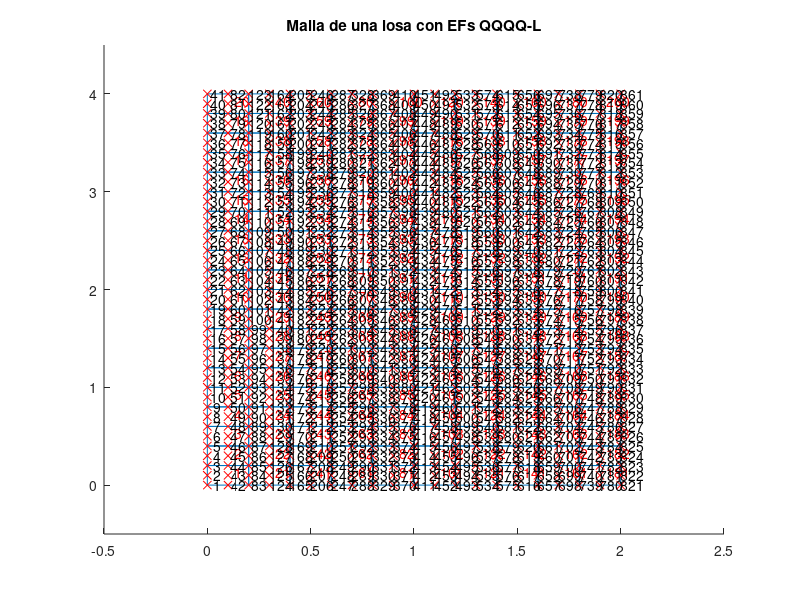

This figure's MATLAB source: (Note: this script raises an error after producing the figure.)
%% Calculo de los desplazamientos verticales y angulos de giro, las 
% reacciones, los momentos flectores y las fuerzas cortantes en una losa de
% Mindlin utilizando los elementos finitos de placa "QQQQ-L"

%%
clear, clc, close all   % borro la memoria, la pantalla y las figuras

%% defino las variables/constantes
X = 1; Y = 2;        % un par de constantes que ayudaran en la 
ww= 1; tx= 2; ty= 3; % lectura del codigo
E  = 210e9;          % modulo de elasticidad del solido (Pa) = 210GPa
nu = 0.3;            % coeficiente de Poisson
t  = 0.05;           % espesor de la losa (m)
qdistr = -10000;     % carga (N/m^2)

% Definimos la geometria de la losa (creada con "generar_malla_losa.m")
load malla_losa
% ya tenemos en la memoria las variables
% xnod - posicion (x,y) de los nodos
% LaG  - definicion de elementos finitos con respecto a nodos

nef   = size(LaG,1);  % numero de EFs (numero de filas de LaG)
nnoef = size(LaG,2);  % numero de nodos por EF
nno   = size(xnod,1); % numero de nodos (numero de filas de xnod)
ngdl  = 3*nno;        % numero de grados de libertad (tres por nodo)

gdl  = [(1:3:ngdl)' (2:3:ngdl)' (3:3:ngdl)']; % nodos vs grados de libertad

%% Se dibuja la malla de elementos finitos
figure; 
hold on;
for e = 1:nef
   line(xnod(LaG(e,[1:8 1]),X), xnod(LaG(e,[1:8 1]),Y));
   
   % Calculo la posicion del centro de gravedad del elemento finito
   cgx = mean(xnod(LaG(e,:), X));
   cgy = mean(xnod(LaG(e,:), Y));
   text(cgx+0.03, cgy+0.03, num2str(e), 'Color', [1 0 0]);
end
plot(xnod(:,X), xnod(:,Y), 'rx');
text(xnod(:,X), xnod(:,Y), num2str((1:nno)'));
axis([-0.5, 2.5, -0.5, 4.5])
title('Malla de una losa con EFs QQQQ-L');

%% Se cargan las funciones de forma junto con sus derivadas
% Se cargan las funciones de forma del elemento lagrangiano de 9 nodos 
% junto con sus derivadas con respecto a xi y a eta
funciones_forma_lagrangiano_9_nodos    % Nforma, dN_dxi, dN_deta

%% parametros de la cuadratura de Gauss-Legendre (INTEGRACION COMPLETA)
% se asumira aqui el mismo orden de la cuadratura tanto en la direccion de
% xi como en la direccion de eta

%% Cuadratura de GL para la integracion de Kb y Ks
n_gl = 3;
n_gl_b = n_gl; % orden de la cuadratura de GL para la integracion de Kb
n_gl_s = n_gl; % orden de la cuadratura de GL para la integracion de Ks

[x_gl_b, w_gl_b]  = gausslegendre_quad(n_gl_b);
[x_gl_s, w_gl_s]  = gausslegendre_quad(n_gl_s);

%% matrices constitutivas del elemento
Db = (E/(1-nu^2))* [ 1    nu   0
                     nu   1    0
                     0    0    (1-nu)/2 ];              
G = E/(2*(1+nu));  % modulo de rigidez
alpha = 5/6;       % coeficiente de distorsion transversal de la losa de RM
Ds = diag([alpha*G, alpha*G]);
               
Dbg = (t^3/12)*Db; % matriz constitutiva generalizada de flexion
Dsg = t*Ds;        % matriz constitutiva generalizada de cortante

%% se reserva la memoria RAM de diferentes variables
K   = sparse(ngdl,ngdl); % matriz de rigidez global como RALA (sparse)
f   = zeros(ngdl,1);     % vector de fuerzas nodales equivalentes global
idx = cell(nef, 1);      % grados de libertad de cada elemento finito

% en los siguientes contenedores se almacenara la matriz respectiva para 
% cada punto de integracion: 
NN = cell(nef,n_gl_b,n_gl_b); % matrices de funciones de forma calculadas con n_gl_b puntos de integracion
Bb = cell(nef,n_gl_b,n_gl_b); % matrices de deformacion generalizada de flexion
Bs = cell(nef,n_gl_s,n_gl_s); % matrices de deformacion generalizada de cortante

%% se ensambla la matriz de rigidez global K y el vector de fuerzas nodales
%% equivalentes global f
for e = 1:nef      % ciclo sobre todos los elementos finitos
   xe = xnod(LaG(e,:),X);   
   ye = xnod(LaG(e,:),Y);    
    
   %% se calculan las matrices de rigidez de flexion Kb y cortante Ks del elemento e 
   Kbe = zeros(3*nnoef);
   Kse = zeros(3*nnoef); 
   det_Je = zeros(n_gl); % Jacobianos con n_gl puntos de integracion   
   for p = 1:n_gl
      for q = 1:n_gl
         xi_gl  = x_gl_b(p);
         eta_gl = x_gl_b(q);
         
         [Bb{e,p,q}, det_Je(p,q), Je_pq] = Bb_RM(xi_gl, eta_gl, xe, ye, dN_dxi, dN_deta);
         Bs{e,p,q} = Bs_QQQQ_L(xi_gl, eta_gl, xe, ye, Nforma, dN_dxi, dN_deta, Je_pq);

         % se arma la matriz de rigidez del elemento e
         Kbe = Kbe + Bb{e,p,q}'*Dbg*Bb{e,p,q}*det_Je(p,q)*w_gl_b(p)*w_gl_b(q);
         Kse = Kse + Bs{e,p,q}'*Dsg*Bs{e,p,q}*det_Je(p,q)*w_gl_s(p)*w_gl_s(q);         
      end
   end
   
   %% se calcula la matriz NN
   Mbe = zeros(3*nnoef); % matriz que se utiliza en el calculo de fe   
   for p = 1:n_gl_b
      for q = 1:n_gl_b
         xi_gl  = x_gl_b(p);
         eta_gl = x_gl_b(q);
         % Se evaluan las funciones de forma en los puntos de integracion
         % de Gauss-Legendre
         N = Nforma(xi_gl, eta_gl);
         
         % Se ensambla la matriz de funciones de forma N
         NN{e,p,q} = zeros(3,3*nnoef);
         for i = 1:nnoef            
            NN{e,p,q}(:,3*i-2:3*i) = diag([N(i) N(i) N(i)]);
         end
   
         % matriz requerida para calcular el vector de fuerzas nodales 
         % equivalentes (se utiliza la integracion completa)
         Mbe = Mbe + NN{e,p,q}'*NN{e,p,q}*det_Je(p,q)*w_gl_b(p)*w_gl_b(q);                                              % REVISAR !!!!!!!!!!!!!!!!   
      end
   end  
   
   %% se calcula el vector de fuerzas nodales equivalentes del elemento e      
   xa = xnod(LaG(e,1),X);   ya = xnod(LaG(e,1),Y);
   xb = xnod(LaG(e,5),X);   yb = xnod(LaG(e,5),Y);
   if (xa >= 0.9999 && xb <= 1.601) && (ya >= 0.9999 && yb <= 2.001)
      ffe = zeros(nnoef, 3); ffe(:,ww) = qdistr;
      ffe = reshape(ffe', 3*nnoef,1);                                                                                   % REVISAR !!!!!!!!!!!!!
   else
      ffe = zeros(3*nnoef,1);
   end  
   fe = Mbe*ffe;   
   
   %% se asocian los grados de libertad del elemento locales a los globales
   idx{e} = [ gdl(LaG(e,1),:)  gdl(LaG(e,2),:)  gdl(LaG(e,3),:)  ...
              gdl(LaG(e,4),:)  gdl(LaG(e,5),:)  gdl(LaG(e,6),:) ...
              gdl(LaG(e,7),:)  gdl(LaG(e,8),:)  gdl(LaG(e,9),:) ];

   %% se procede al ensamblaje
   K(idx{e},idx{e}) = K(idx{e},idx{e}) + Kbe + Kse;
   f(idx{e})        = f(idx{e}) + fe;
end

%% Muestro la configuracion de la matriz K (K es rala)
figure
spy(K);
title('Los puntos representan los elementos diferentes de cero')

%% grados de libertad del desplazamiento conocidos y desconocidos

% determino los grados de libertad correspondientes a los bordes
lado_x0 = find(abs(xnod(:,X) - 0) < 1e-4);     
lado_y0 = find(abs(xnod(:,Y) - 0) < 1e-4);
lado_x2 = find(abs(xnod(:,X) - 2) < 1e-4);     
lado_y4 = find(abs(xnod(:,Y) - 4) < 1e-4);

c = [ gdl(lado_x0,ww); gdl(lado_x0,ty); 
      gdl(lado_x2,ww); gdl(lado_x2,ty);
      gdl(lado_y0,ww); gdl(lado_y0,tx);
      gdl(lado_y4,ww); gdl(lado_y4,tx) ];

d = setdiff(1:ngdl,c)';

% f = vector de fuerzas nodales equivalentes
% q = vector de fuerzas nodales de equilibrio del elemento
% a = desplazamientos

%| qd   |   | Kcc Kcd || ac |   | fd |  Recuerde que qc = 0
%|      | = |         ||    | - |    |
%| qc=0 |   | Kdc Kdd || ad |   | fc | 

%% extraigo las submatrices y especifico las cantidades conocidas
Kcc = K(c,c); Kcd = K(c,d); fd = f(c);
Kdc = K(d,c); Kdd = K(d,d); fc = f(d);

% f = vector de fuerzas nodales equivalentes
% q = vector de fuerzas nodales de equilibrio del elemento
% a = desplazamientos
ac = zeros(length(c),1); % desplazamientos conocidos en contorno

%% resuelvo el sistema de ecuaciones
ad = Kdd\(fc-Kdc*ac);        % calculo desplazamientos desconocidos
qd = Kcc*ac + Kcd*ad - fd;   % calculo fuerzas de equilibrio desconocidas
a = nan(ngdl,1);     a(c) = ac;   a(d) = ad; % desplazamientos
q = zeros(ngdl,1);   q(c) = qd;              % fuerzas nodales equivalentes

%% imprimo los resultados
vect_mov = reshape(a,3,nno)'; % vector de movimientos
%{
format short g
disp('Desplazamientos nodales                      ');
disp('~~~~~~~~~~~~~~~~~~~~~~~~~~~~~~~~~~~~~~~~~~~~~');
for i = 1:nno
   fprintf('Nodo %3d: w = %12.4g m, tx = %12.4g rad, ty = %12.4g rad\n', ...
      i, vect_mov(i,ww), vect_mov(i,tx), vect_mov(i,ty));
end

disp(' ');
disp('Fuerzas nodales de equilibrio (solo se imprimen los diferentes de cero)');
disp('~~~~~~~~~~~~~~~~~~~~~~~~~~~~~~~~~~~~~~~~~~~~~~~~~~~~~~~~~~~~~~~~~~~~~~~');
q = reshape(q,3,nno)';
for i = 1:nno   
   if ~isequal(q(i,:),[0 0 0])
      fprintf('Nodo %3d W = %12.4g N, Mx = %12.4g N-m, My = %12.4g N-m\n', ...
         i, q(i,ww), q(i,tx), q(i,ty));
   end
end
%}

%% Se dibuja el plano medio de la malla de elementos finitos y las deformaciones de esta
escala = 5000;            % factor de escalamiento de la deformada
xdef   = escala*vect_mov; % posicion de la deformada
figure; 
hold on; 
grid on;
colorbar
for e = 1:nef
   fill3(xnod(LaG(e,[1:8 1]),X), ...
         xnod(LaG(e,[1:8 1]),Y), ...
         xdef(LaG(e,[1:8 1]),ww),...
         xdef(LaG(e,[1:8 1]),ww)); %deformada
end
daspect([1 1 1]); % similar a "axis equal", pero en 3D
axis tight
%colorbar('YTick',-0.6:0.05:0)
title(sprintf('Deformada escalada %d veces', escala), 'FontSize', 20);
colormap jet
view(3);

%% Se dibuja de la malla de elementos finitos y las deformaciones de esta
figure; 
hold on; 
grid on;
colorbar
for e = 1:nef
   dibujar_EF_Q89_RM(xnod(LaG(e,:),X), xnod(LaG(e,:),Y), ...
      Nforma, a(idx{e}), t, escala, escala);
end
daspect([1 1 1]); % similar a "axis equal", pero en 3D
axis tight
title(sprintf('Deformada escalada %d veces', escala), 'FontSize', 20);
colormap jet
view(3);

%% En los puntos de integracion de Gauss-Legendre calcular:
%% El vector de momentos flectores y torsores (2x2)
%% El vector de fuerzas cortantes (1x1 o 2x2)
n_gl_b = 2; [x_gl_b, w_gl_b]  = gausslegendre_quad(n_gl_b);

% Observe que n_gl_s = 1; interpola mal la fuerza cortante.
n_gl_s = 2; [x_gl_s, w_gl_s]  = gausslegendre_quad(n_gl_s);

%% se calcula de nuevo Bb y Bs en cada punto de GL
Bb = cell(nef,n_gl_b,n_gl_b); % matrices de deformacion generalizada de flexion
Bs = cell(nef,n_gl_s,n_gl_s); % matrices de deformacion generalizada de cortante
for e = 1:nef      % ciclo sobre todos los elementos finitos
    xe = xnod(LaG(e,:),X);
    ye = xnod(LaG(e,:),Y);
    
    %% se calcula la matrix Bb en los puntos de integracion de GL para el
    % calculo de los momentos flectores y torsores
    for p = 1:n_gl_b
        for q = 1:n_gl_b
            xi_gl  = x_gl_b(p);
            eta_gl = x_gl_b(q);
            Bb{e,p,q} = Bb_RM(xi_gl, eta_gl, xe, ye, dN_dxi, dN_deta);
        end
    end
    
    %% se calcula la matrix Bs en los puntos de integracion de GL para el
    % calculo de las fuerzas cortantes
    for p = 1:n_gl_s
        for q = 1:n_gl_s
            xi_gl  = x_gl_s(p);
            eta_gl = x_gl_s(q);
            Bs{e,p,q} = Bs_RM(xi_gl, eta_gl, xe, ye, Nforma, dN_dxi, dN_deta);
        end
    end
end

%% Se calculan los momentos y las fuerzas en los puntos de GL
sigmag_b = cell(nef, n_gl_b, n_gl_b); % momentos flectores y torsores
sigmag_s = cell(nef, n_gl_s, n_gl_s); % fuerzas cortantes
for e = 1:nef               % ciclo sobre todos los elementos finitos
   for p = 1:n_gl_b
      for q = 1:n_gl_b
         sigmag_b{e,p,q} = Dbg*Bb{e,p,q}*a(idx{e});
      end
   end
   
   for p = 1:n_gl_s
      for q = 1:n_gl_s
         sigmag_s{e,p,q} = Dsg*Bs{e,p,q}*a(idx{e});
      end
   end
end

%% Se extrapolan los momentos flectores y fuerzas cortantes a los nodos
%% Se extrapolan los esfuerzos y las deformaciones a los nodos
num_elem_ady = zeros(nno,1);  % numero de elementos adyacentes
Mx  = zeros(nno,1);  Qx = zeros(nno,1);
My  = zeros(nno,1);  Qy = zeros(nno,1);
Mxy = zeros(nno,1);

% matriz de extrapolacion de esfuerzos para un elemento lagrangiano de 9
% nodos
A = [ ... 
   3^(1/2)/2 + 1,            -1/2,            -1/2,   1 - 3^(1/2)/2
 3^(1/2)/4 + 1/4, 1/4 - 3^(1/2)/4, 3^(1/2)/4 + 1/4, 1/4 - 3^(1/2)/4
            -1/2,   1 - 3^(1/2)/2,   3^(1/2)/2 + 1,            -1/2
 1/4 - 3^(1/2)/4, 1/4 - 3^(1/2)/4, 3^(1/2)/4 + 1/4, 3^(1/2)/4 + 1/4
   1 - 3^(1/2)/2,            -1/2,            -1/2,   3^(1/2)/2 + 1
 1/4 - 3^(1/2)/4, 3^(1/2)/4 + 1/4, 1/4 - 3^(1/2)/4, 3^(1/2)/4 + 1/4
            -1/2,   3^(1/2)/2 + 1,   1 - 3^(1/2)/2,            -1/2
 3^(1/2)/4 + 1/4, 3^(1/2)/4 + 1/4, 1/4 - 3^(1/2)/4, 1/4 - 3^(1/2)/4
             1/4,             1/4,             1/4,             1/4 ];

for e = 1:nef
   Mx(LaG(e,:),:)  = Mx(LaG(e,:),:)  + A * [ sigmag_b{e,1,1}(1)
                                             sigmag_b{e,1,2}(1)
                                             sigmag_b{e,2,1}(1)
                                             sigmag_b{e,2,2}(1) ];

   My(LaG(e,:),:)  = My(LaG(e,:),:)  + A * [ sigmag_b{e,1,1}(2)
                                             sigmag_b{e,1,2}(2)
                                             sigmag_b{e,2,1}(2)
                                             sigmag_b{e,2,2}(2) ];

   Mxy(LaG(e,:),:) = Mxy(LaG(e,:),:) + A * [ sigmag_b{e,1,1}(3)
                                             sigmag_b{e,1,2}(3)
                                             sigmag_b{e,2,1}(3)
                                             sigmag_b{e,2,2}(3) ];

   switch n_gl_s
     case 1
       Qx(LaG(e,:),:) = Qx(LaG(e,:),:) + sigmag_s{e}(1);
       Qy(LaG(e,:),:) = Qy(LaG(e,:),:) + sigmag_s{e}(2);
     case 2
       Qx(LaG(e,:),:)  = Qx(LaG(e,:),:)  + A * [ sigmag_s{e,1,1}(1)
                                                 sigmag_s{e,1,2}(1)
                                                 sigmag_s{e,2,1}(1)
                                                 sigmag_s{e,2,2}(1) ];

       Qy(LaG(e,:),:)  = Qy(LaG(e,:),:)  + A * [ sigmag_s{e,1,1}(2)
                                                 sigmag_s{e,1,2}(2)
                                                 sigmag_s{e,2,1}(2)
                                                 sigmag_s{e,2,2}(2) ];
   end                                         

   num_elem_ady(LaG(e,:),:) = num_elem_ady(LaG(e,:),:) + 1;
end

%% Alisado (promedio de los esfuerzos en los nodos)
Mx  =  Mx./num_elem_ady;
My  =  My./num_elem_ady;
Mxy = Mxy./num_elem_ady;
Qx  =  Qx./num_elem_ady;  
Qy  =  Qy./num_elem_ady;

%% Se grafican los momentos
figure
subplot(1,3,1); plot_M_or_Q(nef, xnod, LaG, Mx,  'Momentos Mx (N-m/m)');
subplot(1,3,2); plot_M_or_Q(nef, xnod, LaG, My,  'Momentos My (N-m/m)');
subplot(1,3,3); plot_M_or_Q(nef, xnod, LaG, Mxy, 'Momentos Mxy (N-m/m)');

%% Se grafican los cortantes
figure
subplot(1,2,1); plot_M_or_Q(nef, xnod, LaG, Qx,  'Cortantes Qx (N/m)');
subplot(1,2,2); plot_M_or_Q(nef, xnod, LaG, Qy,  'Cortantes Qy (N/m)');

%% Se calculan y grafican para cada elemento los momentos principales y
%% sus direcciones
Mt_max = sqrt(((Mx-My)/2).^2 + Mxy.^2); % momento torsion maximo
Mf1_xy = (Mx+My)/2 + Mt_max;            % momento flector maximo
Mf2_xy = (Mx+My)/2 - Mt_max;            % momento flector minimo
ang  = 0.5*atan2(2*Mxy, Mx-My);         % angulo de inclinacion de Mf1_xy

%% Mf1_xy, Mf2_xy, Mt_max
figure
subplot(1,3,1); plot_M_or_Q(nef, xnod, LaG, Mf1_xy, 'Mf1_{xy} (N-m/m)', { ang })
subplot(1,3,2); plot_M_or_Q(nef, xnod, LaG, Mf2_xy, 'Mf2_{xy} (N-m/m)', { ang+pi/2 })
subplot(1,3,3); plot_M_or_Q(nef, xnod, LaG, Mt_max, 'Mt_{max} (N-m/m)', { ang+pi/4, ang-pi/4 })

%% Se calculan y grafican los cortantes maximos, junto con su angulo de inclinacion
Q_max = hypot(Qx, Qy);
ang   = atan2(Qy, Qx);

figure
plot_M_or_Q(nef, xnod, LaG, Q_max, 'Q_{max} (N/m)', { ang })

%%
return; % bye, bye!

%%
function plot_M_or_Q(nef, xnod, LaG, variable, texto, angulos)
    X = 1; Y = 2;
    hold on; 
    colorbar;
    % Por simplicidad no se graficaran los resultados asociados al nodo 9
    for e = 1:nef  
       fill(xnod(LaG(e,1:8),X), xnod(LaG(e,1:8),Y), variable(LaG(e,1:8)));
    end
    axis equal tight
    colormap jet
    title(texto, 'FontSize',20);
   
    esc = 0.5;
    if nargin == 6
        norma = 1; % = variable % si se quiere proporcional
        for i = 1:length(angulos)
            % se indica la flecha de la direccion principal
            quiver(xnod(:,X),xnod(:,Y),...             
                norma.*cos(angulos{i}), norma.*sin(angulos{i}),... 
                esc, ...                  % con una escala esc
                'k',...                   % de color negro
                'ShowArrowHead','off',... % una flecha sin cabeza
                'LineWidth',2, ...        % con un ancho de linea 2
                'Marker','.');            % y en el punto (x,y) poner un punto '.'
            
            % la misma flecha girada 180 grados
            quiver(xnod(:,X),xnod(:,Y),...             
                norma.*cos(angulos{i}+pi), norma.*sin(angulos{i}+pi),... 
                esc,'k', 'ShowArrowHead','off', 'LineWidth',2, 'Marker','.');                    
        end            
    end
end
